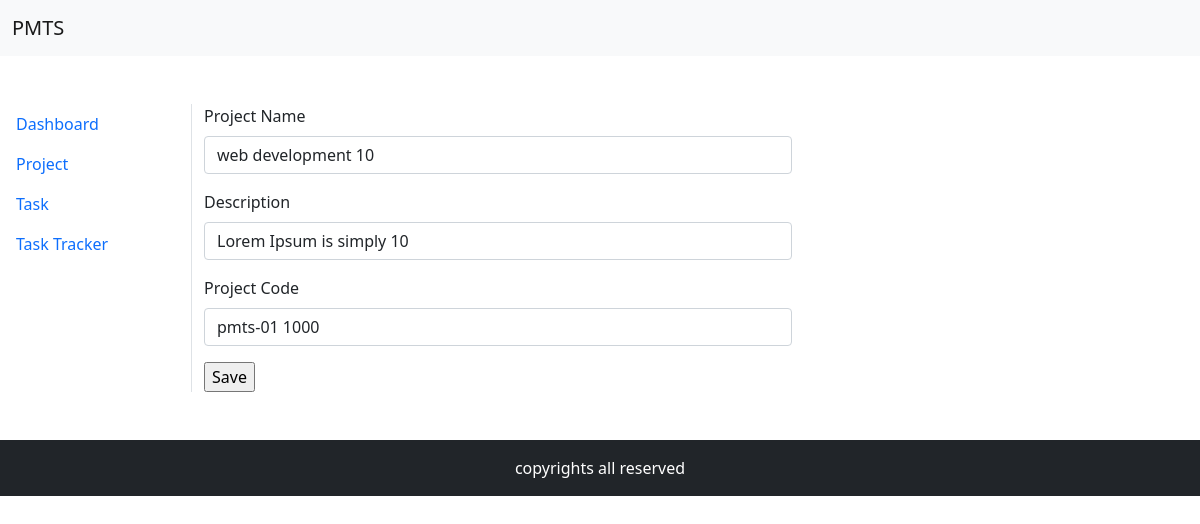
The page /view/project/edit.php?projectid=1 on the database its author committed.
### tables this page shows
CREATE TABLE `projects` (
  `id` int(11) NOT NULL,
  `project_name` varchar(255) NOT NULL,
  `description` text NOT NULL,
  `code` varchar(255) NOT NULL
);

### model/Database.php (called while the page is built, shortened)
<?php
class Database {
    public $host = "localhost";
    public $user = "root";
    public $pass = "";
    public $dbname = "pmts";
    public $link;
    private function connectDB() {
        $this->link = new mysqli($this->host, $this->user, $this->pass, $this->dbname);
    }
    public function select($table, $col, $where = null, $limit = [], $orderBy = [], $join = []) {
        $whereCls = !empty($where) ? $this->where($where) : '';
        $orderByCls = !empty($orderBy) ? $this->orderBy($orderBy) : '';
        $limitCls = !empty($limit) ? $this->limit($limit) : '';
        $tableCls = "`" . $table . "`";
        $sql = "SELECT " . $col . " FROM " . $tableCls . $whereCls . $orderByCls . $limitCls . ";";
        $result = $this->link->query($sql);
        return $result;
    }
    protected function where($cls) {
        return " WHERE " . $cls;
    }
}
?>

### classes/Project.php (called while the page is built, shortened)
<?php
class Project {
    public $db;
    public function __construct() {
        $this->db = new Database();
    }
    public function show($id) {
        $table = 'projects';
        $col = '*';
        $where = "id = $id";
        $limit = [];
        $orderBy = [];
        $result = $this->db->select($table, $col, $where, $limit, $orderBy);
        return $result;
    }
}
?>

### view/project/edit.php (the view, shortened to what this page needs)
<?php
include_once '../header.php';
include_once '../../model/Database.php';
include_once '../../classes/Project.php';
$id = $_GET['projectid'];
$project = new Project();
?>
<div class="row ">
    <?php
    include_once '../navbar.php';
    ?>
    <div class="col-6 mt-5">
        <?php
        $selectData = $project->show($id);
        if (!empty($selectData)) {
            foreach ($selectData as $data) {
                ?>
                <form method="POST" action="">
                    <div class="mb-3">
                        <label for="projectName" class="form-label">Project Name</label>
                        <input name="project_name" value="<?php echo $data['project_name']; ?>" type="text" class="form-control" id="projectName">
                    </div>
                    <div class="mb-3">
                        <label for="description" class="form-label">Description</label>
                        <input name="description" value="<?php echo $data['description']; ?>"  type="text" class="form-control" id="description">
                    </div>
                    <div class="mb-3">
                        <label for="projectCode" class="form-label">Project Code</label>
                        <input name="code" value="<?php echo $data['code']; ?>"  type="text" class="form-control" id="projectCode">
                    </div>
                    <input type="submit" name="submit" Value="Save" />
                </form>
                <?php
            }
        }
        ?>
    </div>
</div>
<?php include_once '../footer.php'; ?>

### rows shown on the page
projects: project_name "web development 10", description "Lorem Ipsum is simply 10", code "pmts-01 1000"
